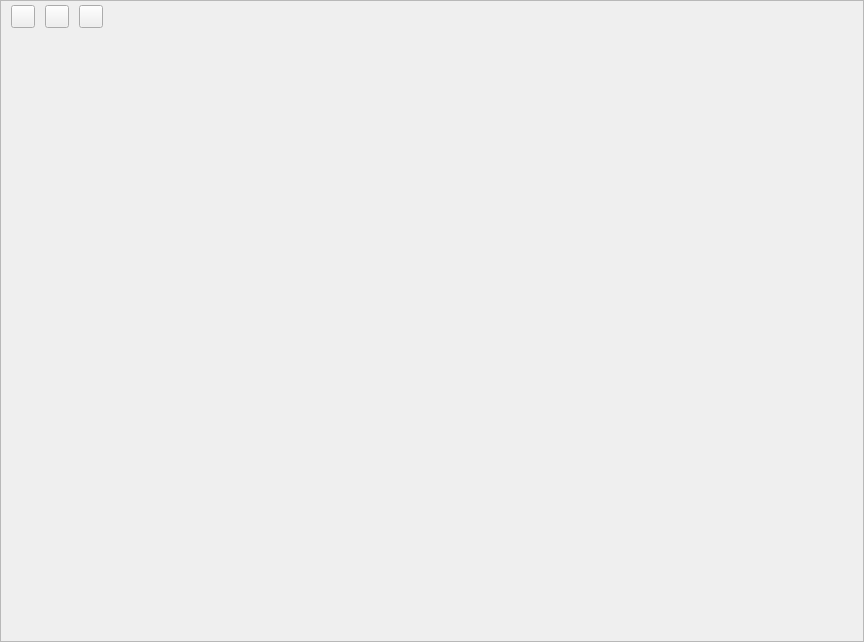
<?xml version="1.0" encoding="UTF-8"?>
<ui version="4.0">
 <class>ScoreBoardWeb</class>
 <widget class="QWidget" name="ScoreBoardWeb">
  <property name="geometry">
   <rect>
    <x>0</x>
    <y>0</y>
    <width>864</width>
    <height>642</height>
   </rect>
  </property>
  <property name="windowTitle">
   <string>SimLaparo</string>
  </property>
  <layout class="QVBoxLayout" name="verticalLayout_3">
   <property name="spacing">
    <number>0</number>
   </property>
   <property name="leftMargin">
    <number>0</number>
   </property>
   <property name="topMargin">
    <number>0</number>
   </property>
   <property name="rightMargin">
    <number>0</number>
   </property>
   <property name="bottomMargin">
    <number>0</number>
   </property>
   <item>
    <widget class="QFrame" name="frame">
     <property name="frameShape">
      <enum>QFrame::StyledPanel</enum>
     </property>
     <property name="frameShadow">
      <enum>QFrame::Raised</enum>
     </property>
     <layout class="QVBoxLayout" name="verticalLayout_2">
      <property name="spacing">
       <number>0</number>
      </property>
      <property name="leftMargin">
       <number>0</number>
      </property>
      <property name="topMargin">
       <number>0</number>
      </property>
      <property name="rightMargin">
       <number>0</number>
      </property>
      <property name="bottomMargin">
       <number>0</number>
      </property>
      <item>
       <layout class="QVBoxLayout" name="verticalLayout">
        <property name="spacing">
         <number>0</number>
        </property>
        <item>
         <layout class="QHBoxLayout" name="_2">
          <property name="spacing">
           <number>0</number>
          </property>
          <property name="leftMargin">
           <number>0</number>
          </property>
          <property name="topMargin">
           <number>0</number>
          </property>
          <property name="rightMargin">
           <number>0</number>
          </property>
          <property name="bottomMargin">
           <number>0</number>
          </property>
          <item>
           <spacer name="spacer">
            <property name="orientation">
             <enum>Qt::Horizontal</enum>
            </property>
            <property name="sizeType">
             <enum>QSizePolicy::Fixed</enum>
            </property>
            <property name="sizeHint" stdset="0">
             <size>
              <width>10</width>
              <height>31</height>
             </size>
            </property>
           </spacer>
          </item>
          <item>
           <widget class="QToolButton" name="exitBtn">
            <property name="focusPolicy">
             <enum>Qt::NoFocus</enum>
            </property>
            <property name="text">
             <string/>
            </property>
           </widget>
          </item>
          <item>
           <spacer name="horizontalSpacer">
            <property name="orientation">
             <enum>Qt::Horizontal</enum>
            </property>
            <property name="sizeType">
             <enum>QSizePolicy::Fixed</enum>
            </property>
            <property name="sizeHint" stdset="0">
             <size>
              <width>10</width>
              <height>20</height>
             </size>
            </property>
           </spacer>
          </item>
          <item>
           <widget class="QToolButton" name="aboutBtn">
            <property name="focusPolicy">
             <enum>Qt::NoFocus</enum>
            </property>
            <property name="text">
             <string/>
            </property>
           </widget>
          </item>
          <item>
           <spacer name="horizontalSpacer_4">
            <property name="orientation">
             <enum>Qt::Horizontal</enum>
            </property>
            <property name="sizeType">
             <enum>QSizePolicy::Fixed</enum>
            </property>
            <property name="sizeHint" stdset="0">
             <size>
              <width>10</width>
              <height>20</height>
             </size>
            </property>
           </spacer>
          </item>
          <item>
           <widget class="QToolButton" name="closeBtn">
            <property name="text">
             <string/>
            </property>
           </widget>
          </item>
          <item>
           <spacer name="horizontalSpacer_5">
            <property name="orientation">
             <enum>Qt::Horizontal</enum>
            </property>
            <property name="sizeHint" stdset="0">
             <size>
              <width>40</width>
              <height>20</height>
             </size>
            </property>
           </spacer>
          </item>
          <item>
           <widget class="MyLabel" name="label">
            <property name="text">
             <string/>
            </property>
           </widget>
          </item>
          <item>
           <spacer name="horizontalSpacer_3">
            <property name="orientation">
             <enum>Qt::Horizontal</enum>
            </property>
            <property name="sizeHint" stdset="0">
             <size>
              <width>40</width>
              <height>20</height>
             </size>
            </property>
           </spacer>
          </item>
         </layout>
        </item>
        <item>
         <spacer name="verticalSpacer_3">
          <property name="orientation">
           <enum>Qt::Vertical</enum>
          </property>
          <property name="sizeType">
           <enum>QSizePolicy::Expanding</enum>
          </property>
          <property name="sizeHint" stdset="0">
           <size>
            <width>20</width>
            <height>30</height>
           </size>
          </property>
         </spacer>
        </item>
        <item>
         <widget class="QFrame" name="webFrame">
          <property name="frameShape">
           <enum>QFrame::StyledPanel</enum>
          </property>
          <property name="frameShadow">
           <enum>QFrame::Raised</enum>
          </property>
         </widget>
        </item>
        <item>
         <spacer name="verticalSpacer_2">
          <property name="orientation">
           <enum>Qt::Vertical</enum>
          </property>
          <property name="sizeHint" stdset="0">
           <size>
            <width>20</width>
            <height>231</height>
           </size>
          </property>
         </spacer>
        </item>
       </layout>
      </item>
     </layout>
    </widget>
   </item>
  </layout>
 </widget>
 <layoutdefault spacing="6" margin="11"/>
 <customwidgets>
  <customwidget>
   <class>MyLabel</class>
   <extends>QLabel</extends>
   <header location="global">mylabel.h</header>
  </customwidget>
 </customwidgets>
 <resources/>
 <connections/>
</ui>
